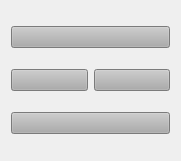
   <widget class="QWidget" name="layoutWidget">
    <property name="geometry">
     <rect>
      <x>680</x>
      <y>100</y>
      <width>181</width>
      <height>161</height>
     </rect>
    </property>
    <layout class="QVBoxLayout" name="verticalLayout_2">
     <item>
      <widget class="QPushButton" name="bouton_avant">
       <property name="styleSheet">
        <string notr="true">background-color: rgb(172, 172, 172);</string>
       </property>
       <property name="text">
        <string/>
       </property>
       <property name="icon">
        <iconset>
         <normaloff>:/Desktop/interface/avant.png</normaloff>:/Desktop/interface/avant.png</iconset>
       </property>
       <property name="iconSize">
        <size>
         <width>20</width>
         <height>20</height>
        </size>
       </property>
      </widget>
     </item>
     <item>
      <layout class="QHBoxLayout" name="horizontalLayout">
       <item>
        <widget class="QPushButton" name="bouton_gauche">
         <property name="styleSheet">
          <string notr="true">background-color: rgb(172, 172, 172);</string>
         </property>
         <property name="text">
          <string/>
         </property>
         <property name="icon">
          <iconset>
           <normaloff>:/Desktop/interface/droite.png</normaloff>:/Desktop/interface/droite.png</iconset>
         </property>
         <property name="iconSize">
          <size>
           <width>20</width>
           <height>20</height>
          </size>
         </property>
        </widget>
       </item>
       <item>
        <widget class="QPushButton" name="bouton_droite">
         <property name="styleSheet">
          <string notr="true">background-color: rgb(172, 172, 172);</string>
         </property>
         <property name="text">
          <string/>
         </property>
         <property name="icon">
          <iconset>
           <normaloff>:/Desktop/interface/gauche.png</normaloff>:/Desktop/interface/gauche.png</iconset>
         </property>
         <property name="iconSize">
          <size>
           <width>20</width>
           <height>20</height>
          </size>
         </property>
        </widget>
       </item>
      </layout>
     </item>
     <item>
      <widget class="QPushButton" name="bouton_arriere">
       <property name="styleSheet">
        <string notr="true">background-color: rgb(172, 172, 172);
</string>
       </property>
       <property name="text">
        <string/>
       </property>
       <property name="icon">
        <iconset>
         <normaloff>:/Desktop/interface/deriere.png</normaloff>:/Desktop/interface/deriere.png</iconset>
       </property>
       <property name="iconSize">
        <size>
         <width>20</width>
         <height>20</height>
        </size>
       </property>
      </widget>
     </item>
    </layout>
   </widget>
